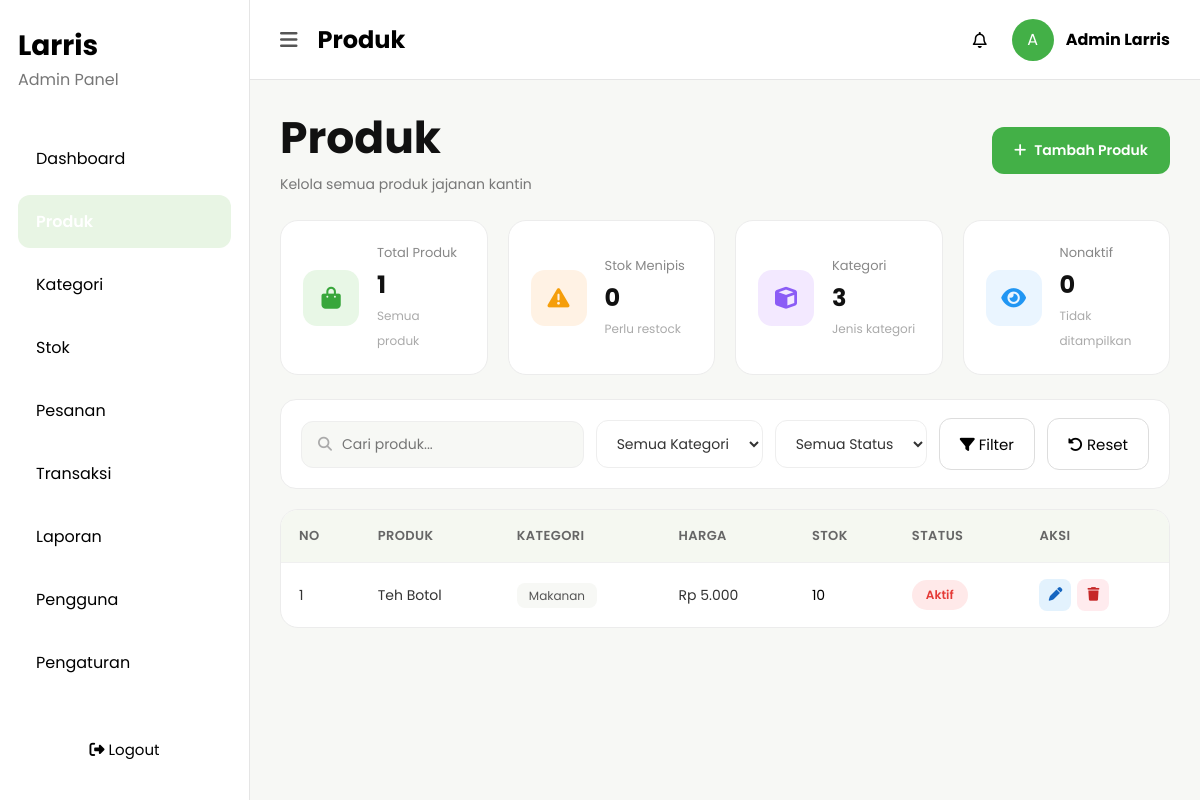
Screenshot of /nine/Admin/Produk.php (signed in) with the database file from the repository.
### tables this page shows
CREATE TABLE `produk` (
  `id_produk` int(11) NOT NULL,
  `nama_produk` varchar(100) NOT NULL,
  `id_kategori` int(11) DEFAULT NULL,
  `harga` decimal(10,2) NOT NULL,
  `stok` int(11) DEFAULT 0,
  `deskripsi` text DEFAULT NULL,
  `gambar` varchar(255) DEFAULT NULL,
  `status` enum('Aktif','Nonaktif') DEFAULT 'Aktif'
);

CREATE TABLE `kategori` (
  `id_kategori` int(11) NOT NULL,
  `nama_kategori` varchar(100) NOT NULL,
  `deskripsi` text NOT NULL,
  `status` varchar(20) NOT NULL
);

### nine/Admin/Produk.php (the view, shortened to what this page needs)
<?php
include "../Config/config.php";
$total    = mysqli_num_rows(mysqli_query($koneksi,"SELECT id_produk FROM produk"));
$menipis  = mysqli_num_rows(mysqli_query($koneksi,"SELECT id_produk FROM produk WHERE stok < 10 AND stok > 0"));
$kat_tot  = mysqli_num_rows(mysqli_query($koneksi,"SELECT id_kategori FROM kategori"));
$nonaktif = mysqli_num_rows(mysqli_query($koneksi,"SELECT id_produk FROM produk WHERE status='nonaktif'"));
$cari  = isset($_GET['cari']) ? mysqli_real_escape_string($koneksi,$_GET['cari']) : '';
$where = "WHERE 1";
$query = mysqli_query($koneksi,"SELECT p.*,k.nama_Kategori FROM produk p LEFT JOIN kategori k ON p.id_kategori=k.id_kategori $where ORDER BY p.id_produk DESC");
?>
<!DOCTYPE html>
<html lang="id">
<head>
<link rel="stylesheet" href="https://cdnjs.cloudflare.com/ajax/libs/font-awesome/6.5.1/css/all.min.css"/>
<link rel="stylesheet" href="Laporan.css">
</head>
<body>
<div class="dashboard">
<div class="sidebar" id="sidebar">
  <div>
    <div class="logo"><h2>Larris</h2><p>Admin Panel</p></div>
    <ul class="menu">
      <li><a href="Dashboard.php">Dashboard</a></li>
      <li class="active"><a href="Produk.php">Produk</a></li>
      <li><a href="kategori.php">Kategori</a></li>
      <li><a href="Stok.php"></i> Stok</a></li>
      <li><a href="Pesanan.php">Pesanan</a></li>
      <li><a href="Transaksi.php">Transaksi</a></li>
      <li><a href="Laporan.php">Laporan</a></li>
      <li><a href="Pengguna.php">Pengguna</a></li>
      <li><a href="Pengaturan.php">Pengaturan</a></li>
    </ul>
  </div>
  <button class="logout-btn" onclick="openLogout()"><i class="fa-solid fa-right-from-bracket"></i> Logout</button>
</div>
<div class="main">
  <div class="topbar">
    <div class="top-left"><i class="fa-solid fa-bars menu-btn" onclick="toggleSidebar()"></i><h2>Produk</h2></div>
    <div class="top-right"><i class="fa-regular fa-bell"></i><div class="admin-profile"><div class="profile-circle">A</div><div><h4>Admin Larris</h4></div></div></div>
  </div>
  <div class="page-header">
    <div><h1>Produk</h1><p>Kelola semua produk jajanan kantin</p></div>
    <button class="add-product" onclick="openModal('modal-tambah')"><i class="fa-solid fa-plus"></i> Tambah Produk</button>
  </div>
  <div class="product-cards">
    <div class="product-card"><div class="card-icon green"><i class="fa-solid fa-bag-shopping"></i></div><div><p>Total Produk</p><h2><?= $total ?></h2><span>Semua produk</span></div></div>
    <div class="product-card"><div class="card-icon orange"><i class="fa-solid fa-triangle-exclamation"></i></div><div><p>Stok Menipis</p><h2><?= $menipis ?></h2><span>Perlu restock</span></div></div>
    <div class="product-card"><div class="card-icon purple"><i class="fa-solid fa-cube"></i></div><div><p>Kategori</p><h2><?= $kat_tot ?></h2><span>Jenis kategori</span></div></div>
    <div class="product-card"><div class="card-icon blue"><i class="fa-solid fa-eye"></i></div><div><p>Nonaktif</p><h2><?= $nonaktif ?></h2><span>Tidak ditampilkan</span></div></div>
  </div>
  <form method="GET">
    <div class="filter-bar">
      <div class="search-box"><i class="fa-solid fa-magnifying-glass"></i><input type="text" name="cari" placeholder="Cari produk..." value="<?= htmlspecialchars($cari) ?>"></div>
      <select name="fkat">
        <option value="">Semua Kategori</option>
      </select>
      <select name="fstat">
        <option value="">Semua Status</option>
      </select>
      <button type="submit" class="filter-btn"><i class="fa-solid fa-filter"></i> Filter</button>
      <a href="Produk.php"><button type="button" class="reset-btn"><i class="fa-solid fa-rotate-left"></i> Reset</button></a>
    </div>
  </form>
  <div class="table-container">
    <table>
      <tr><th>No</th><th>Produk</th><th>Kategori</th><th>Harga</th><th>Stok</th><th>Status</th><th>Aksi</th></tr>
      <?php $no=1; while($d=mysqli_fetch_assoc($query)): ?>
      <tr>
        <td><?= $no++ ?></td>
        <td class="product-info"><?= htmlspecialchars($d['nama_produk']) ?></td>
        <td><span class="kategori"><?= htmlspecialchars($d['nama_Kategori']??'–') ?></span></td>
        <td>Rp <?= number_format($d['harga'],0,',','.') ?></td>
        <td style="color:<?= $d['stok']<10?'#e53935':'inherit' ?>;font-weight:<?= $d['stok']<10?'600':'400' ?>"><?= $d['stok'] ?></td>
        <td><span class="status <?= $d['status']=='aktif'?'aktif':'nonaktif' ?>"><?= ucfirst($d['status']) ?></span></td>
        <td><div style="display:flex;gap:6px">
          <a href="Produk.php?edit=<?= $d['id_produk'] ?>" class="aksi-link aksi-edit"><i class="fa-solid fa-pen"></i></a>
          <a href="Produk.php?hapus=<?= $d['id_produk'] ?>" class="aksi-link aksi-hapus" onclick="return confirm('Hapus produk ini?')"><i class="fa-solid fa-trash"></i></a>
        </div></td>
      </tr>
      <?php endwhile; ?>
    </table>
  </div>
</div>
</div>
</body></html>

### nine/Admin/Produk.php (style rules this page uses)
.aksi-link { display:inline-flex;align-items:center;justify-content:center;width:32px;height:32px;border-radius:8px;text-decoration:none;font-size:.85rem;transition:opacity .2s;border:none;cursor:pointer }
.aksi-edit { background:#e3f2fd;color:#1565c0 }
.aksi-hapus { background:#ffebee;color:#c62828 }

### rows the page displays
produk: nama_produk "Teh Botol", id_kategori.nama_kategori "Makanan", harga "5.000", stok "10", status "Aktif"

### other values shown
$total "1"
$menipis "0"
$kat_tot "3"
$nonaktif "0"
